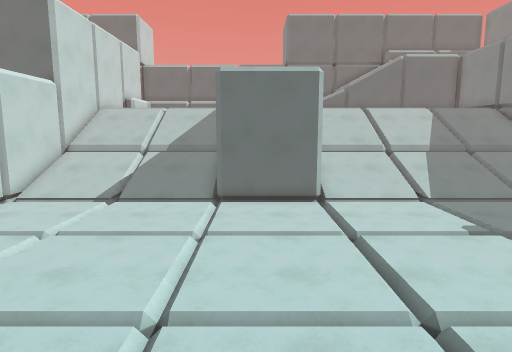
view 1 (above)

16 first-person views from a walk through a 3-D level made in the Godot game engine. The camera is 1.5 m above the floor, tilts 8° down and sees 75° across. The floor is counted in squares, 0.9 m on a side. Each view is taken from the middle of a square. On the plan, view 1 faces up. The plan holds only what a view shows up to about 16 squares ahead; the rest is blank. The place goes on beyond the plan.

view 2
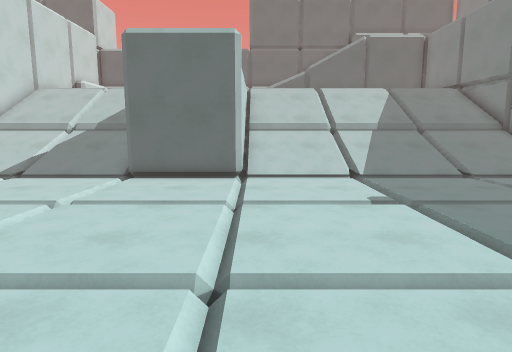

view 3
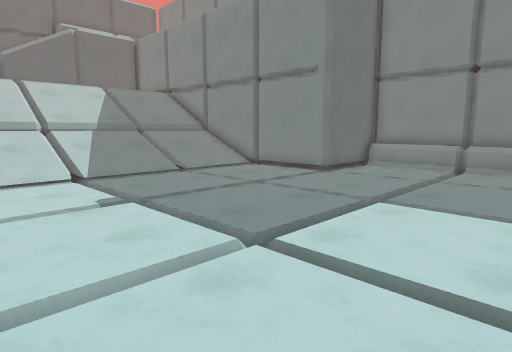

view 4
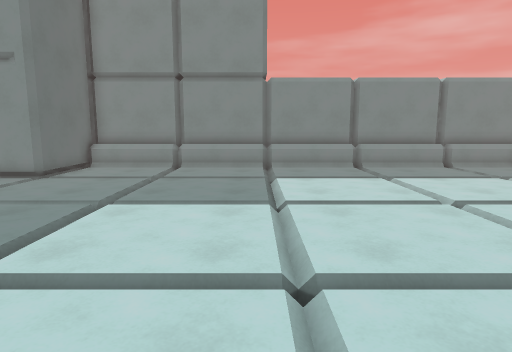

view 5
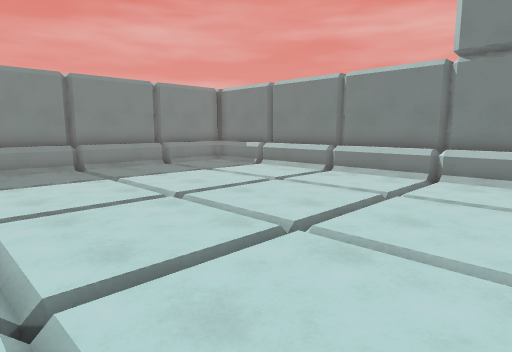

view 6
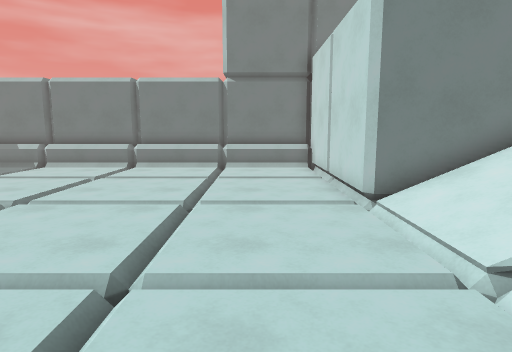

view 7
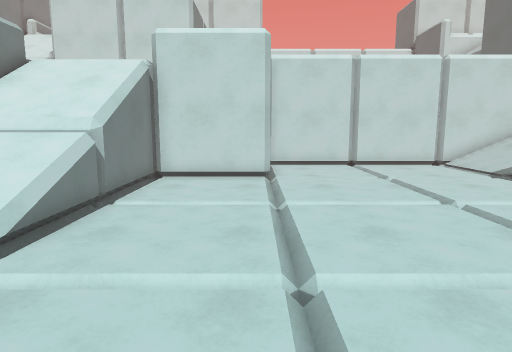

view 8
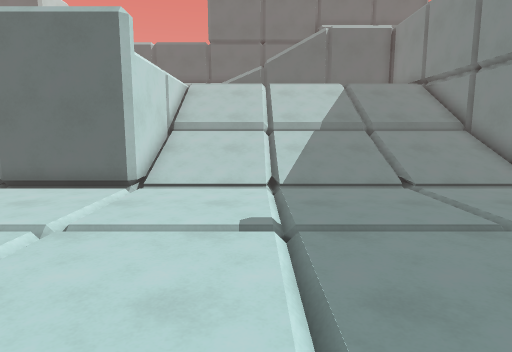

view 9
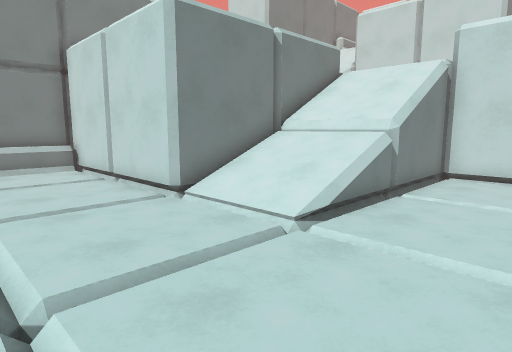

view 10
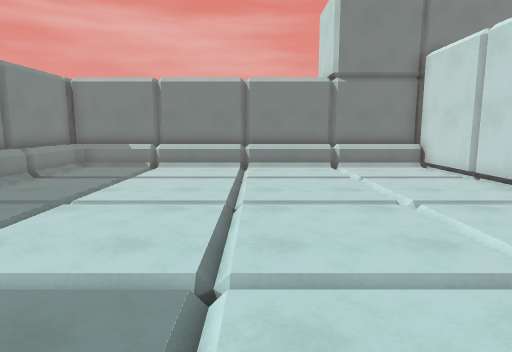

view 11
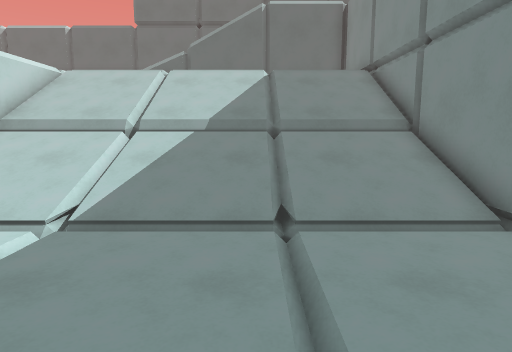

view 12
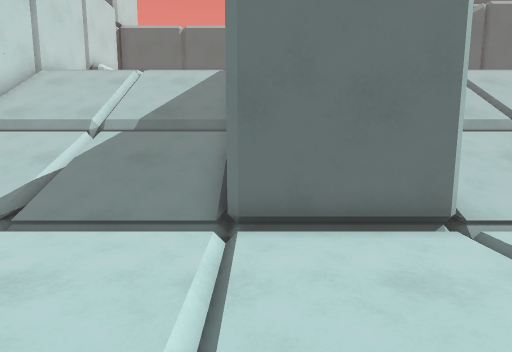

view 13
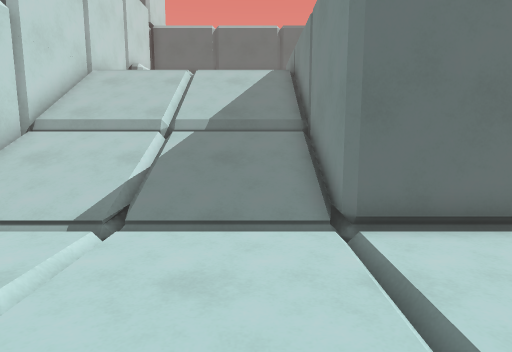

view 14
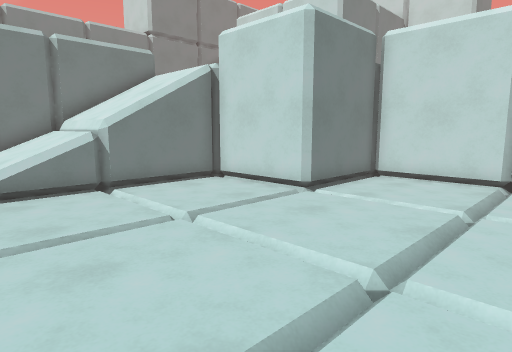

view 15
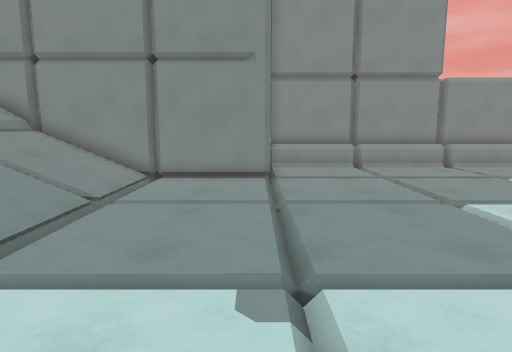

view 16
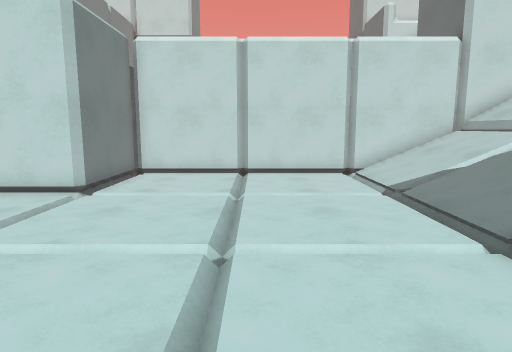

### Floor plan
Key: @ floor where view 1 was taken; # wall or solid block; . floor; / step, stairs or slope; ^ raised ledge; v drop or lower ground.
Columns run from 10 left of view 1 to 19 right of it. Each row starts with its distance up from view 1.
 19  ^^^^^^^^v  v^^^^^^^^^^^^v
 18  ^^^^^^^^v  v^^^^^^^^^^^^v
 17 v^^^^^^^^v  v^^^^^^^^^^^^v
 16 #////////#  #////////////#
 15 #////////#  #////////////#
 14 #////////#  #////////////#
 13 #////////####////////////#
 12 #........................#
 11 #........................#
 10 #........................#
  9 #........................###^#
  8 #...........................^#
  7 #...........................^#
  6 #...........................^#
  5 #...........................^#
  4 #####.......................^#
  3     #.......................^#
  2     #.......................^#
  1     #.......................^#
  0     ####^/@//...............^#
 -1        ^^////...............^#
 -2       ^^^////...............^#
 -3      #^^^////...............^#
 -4         v####...............^#
 -5             #...............^#
 -6             #...............^#
 -7             #...............^#
 -8             #...............^#
 -9             #...............^#
-10             #...............^#
-11             ^^^^^^^^^^^^^^^^^#
-12             ##################

Positions as (right, up) in squares from view 1, and headings:
1: (0, 0), facing up
2: (3, 1), facing up
3: (3, 1), facing up-right
4: (3, 1), facing right
5: (3, 1), facing down-right
6: (5, 4), facing down
7: (6, 4), facing left
8: (6, 3), facing up
9: (7, 4), facing down-left
10: (10, 4), facing down
11: (10, 7), facing up
12: (-1, 7), facing up
13: (-3, 7), facing up
14: (2, 10), facing down-left
15: (3, 9), facing right
16: (3, 9), facing left
